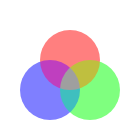
Frame 1 (no input)
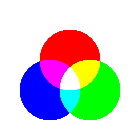
Frame 60 (no input)
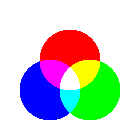
Frame 120 (the mouse pressed at the canvas centre since frame 60)

The p5.js sketch that drew these frames (run headless with seeded random() and noise() and a simulated clock; from frame 60 on, the mouse is pressed at the canvas centre):

// p5.js sketch
// ── sketch.js
function setup() {
    createCanvas(140, 140);
}

function draw() {
    noStroke();
    blendMode(LIGHTEST);
    colorMode(RGB, 100);
    fill(100, 0, 0, 50);
    circle(70, 60, 60);
    fill(0, 0, 100, 50);
    circle(50, 90, 60);
    fill(0, 100, 0, 50);
    circle(90, 90, 60);
}
